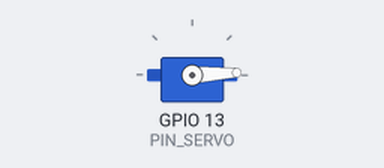
The sketch below on a simulated ESP32. On the bench: servo. What the sketch prints to the serial monitor is not drawn.

Above: at 0.05 s.
At 0.9 s:
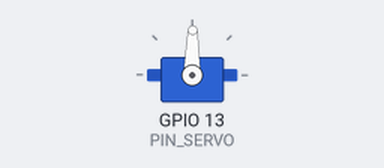
At 1.75 s:
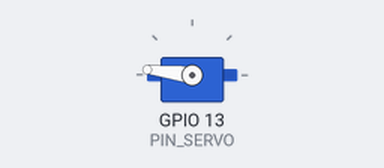
At 3.45 s:
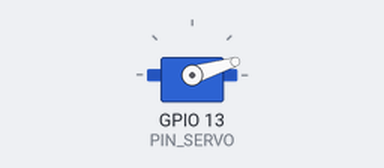
Timing chart, 0 to 8.3 s (numbered marks = the images above):
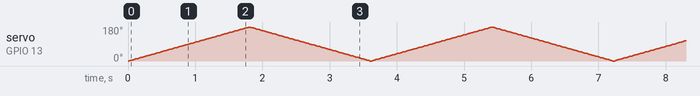

The sketch:

esp_32_servo.ino
```cpp
#include <Servo.h>

// Use for ESP 32 board:
// https://sandeepmistry.github.io/arduino-nRF5/package_nRF5_boards_index.json

// Servo Library Download:
// https://github.com/RoboticsBrno/ESP32-Arduino-Servo-Library/archive/master.zip
// Installation:
//   1. Unpack master.zip
//   2. Get folder that is inside it and compress it to: ESP32_Arduino_Servo_Library.zip
//   3. Sketch -> Add Library (.zip) -> select this compressed file

Servo servo;
int pos = 0;
const int PIN_SERVO = 13;

void setup() {
  Serial.begin(115200);
  servo.attach(PIN_SERVO);
  Serial.println("Servo Attached.");
}

void loop() {

  for (pos = 0; pos < 180; pos++) {
    servo.write(pos);
    delay(10);
  }

  for (pos = 180; pos >= 0; pos--) {
    servo.write(pos);
    delay(10);
  }

}
```
